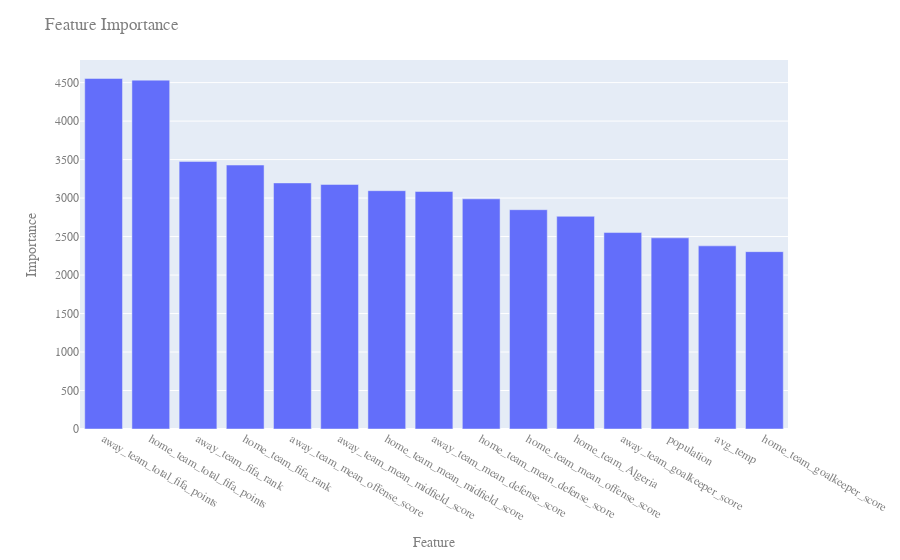

Source (notebook cell):
### Code cell
# plotly plot of feature importance - top 10
import plotly.express as px

fig = px.bar(feat_importances[0:15], x=feat_importances.index[0:15], y='importance')
fig.update_layout(
    title="Feature Importance",
    xaxis_title="Feature",
    yaxis_title="Importance",
    font=dict(
        family="Courier New, monospace",
        size=12,
        color="#7f7f7f"
    )
)
fig.show()

### Figure 1 — Plotly figure (JSON) as saved in the notebook; plotly's stock layout.template omitted (floating-point values rounded to 4 significant figures)
{"data": [{"alignmentgroup": "True", "hovertemplate": "x=%{x}<br>importance=%{y}<extra></extra>", "legendgroup": "", "marker": {"color": "#636efa", "pattern": {"shape": ""}}, "name": "", "offsetgroup": "", "orientation": "v", "showlegend": false, "textposition": "auto", "type": "bar", "x": ["away_team_total_fifa_points", "home_team_total_fifa_points", "away_team_fifa_rank", "home_team_fifa_rank", "away_team_mean_offense_score", "away_team_mean_midfield_score", "home_team_mean_midfield_score", "away_team_mean_defense_score", "home_team_mean_defense_score", "home_team_mean_offense_score", "home_team_Algeria", "away_team_goalkeeper_score", "population", "avg_temp", "home_team_goalkeeper_score"], "xaxis": "x", "y": [4554, 4532, 3476, 3429, 3197, 3177, 3096, 3085, 2990, 2849, 2763, 2552, 2483, 2379, 2304], "yaxis": "y"}], "layout": {"barmode": "relative", "font": {"color": "#7f7f7f", "family": "Courier New, monospace", "size": 12}, "legend": {"tracegroupgap": 0}, "margin": {"t": 60}, "title": {"text": "Feature Importance"}, "xaxis": {"anchor": "y", "domain": [0, 1], "title": {"text": "Feature"}}, "yaxis": {"anchor": "x", "domain": [0, 1], "title": {"text": "Importance"}}}}
